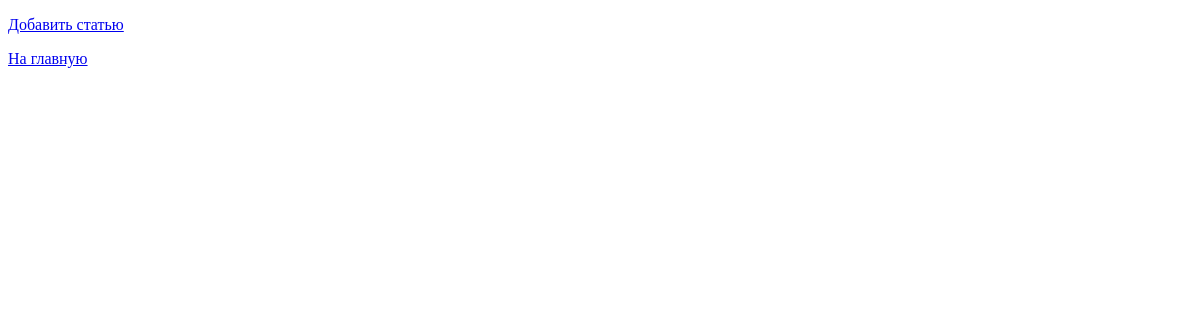
Page /article/ on the earlier database version.
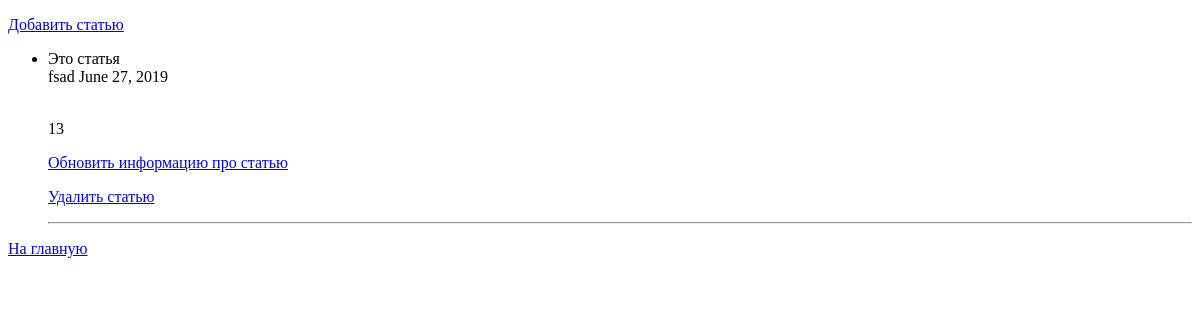
Same page on the later database version.
### main/models.py (models this page shows)
class Article(models.Model):
    id = models.AutoField(primary_key=True)
    name = models.CharField("Название", max_length=50)
    content = models.TextField("Контент", blank=True)
    content_min = models.TextField("Миниверсия статьи", max_length=300, blank=True)
    release_date = models.DateField("Дата выпуска статьи", auto_now=True)
    author = models.ForeignKey(Person, on_delete=models.CASCADE, verbose_name='Автор')
    class Meta:
        db_table = 'articles'
        ordering = ['release_date']
        verbose_name = 'Статья'
        verbose_name_plural = 'Статьи'

class Person(models.Model):
    id = models.AutoField(primary_key=True)
    full_name = models.CharField('Полное имя', max_length=50)
    name = models.CharField('Имя', max_length=20, unique=True)
    birth_date = models.DateField('Дата рождения')
    email = models.EmailField()
    info = models.TextField('Основная информация', blank=True)
    bio = models.TextField('Биография', blank=True)
    photo = models.FilePathField('Фотография', path=MEDIA_ROOT, null=True, blank=True)
    password = models.CharField('Пароль', max_length=50)
    class Meta:
        db_table = 'people'
        verbose_name = 'Специалист'
        verbose_name_plural = 'Специалисты'

### main/views.py (the view)
# urls.py: path('article/', views.ArticleListView.as_view(), name='article_list'),
class ArticleListView(ListView):
    model = Article
    template_name = 'articles.html'
    context_object_name = 'articles_list'
    paginate_by = 3

### templates/articles.html (shortened to what this page needs)
<!DOCTYPE html>
{% load staticfiles %}
<a href="{%  url 'article_create' %}"><p>Добавить статью</p></a>
<ul>
    {% for article in articles_list %}
        <li>{{ article.name }}</li>
        {{ article.author.name }}
        {{ article.release_date }}
        <br>{{ 1 |add:"12" }}<br>
        <a href="{%  url 'article_update' pk=article.id %}"><p>Обновить информацию про статью</p></a>
        <a href="{%  url 'article_delete' pk=article.id %}"><p>Удалить статью</p></a>
    <hr>
    {% endfor %}
</ul>
<a href="{%  url 'main' %}"><p>На главную</p></a>

Differences in the rows shown:
added Article: name "Это статья", author.name "fsad", release_date "June 27, 2019", value "13"
